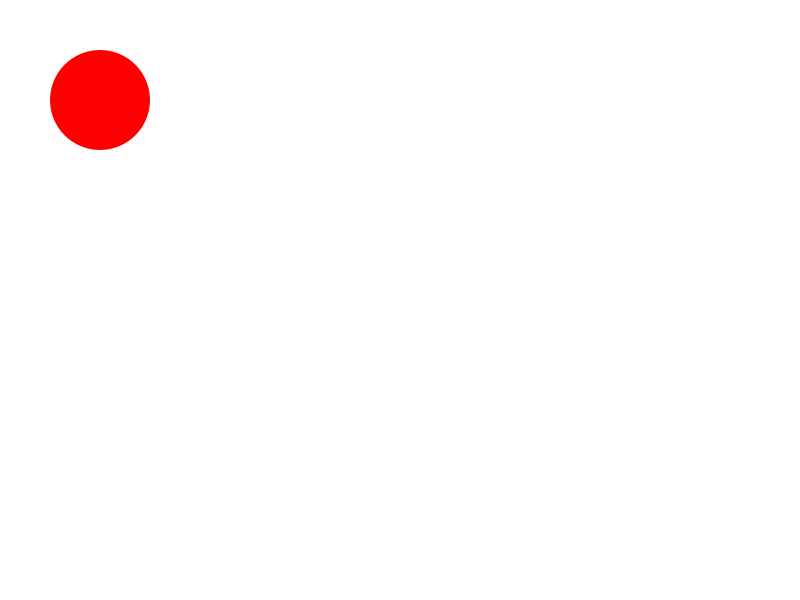

The script that saved this image:
import svgwrite
dwg = svgwrite.Drawing('result.svg', size=('800px', '600px'), profile='tiny')
dwg.add(dwg.circle(center=(100, 100), r=50, fill='rgb(255,0,0)'))
dwg.save()